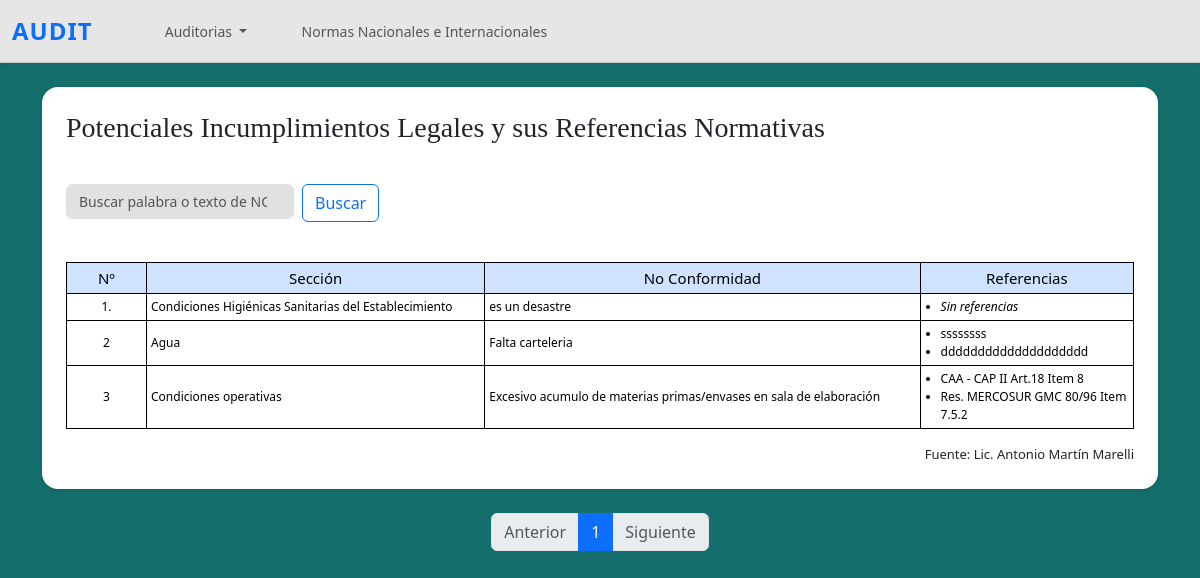
The page /nc/lista/ on the database as committed earlier.
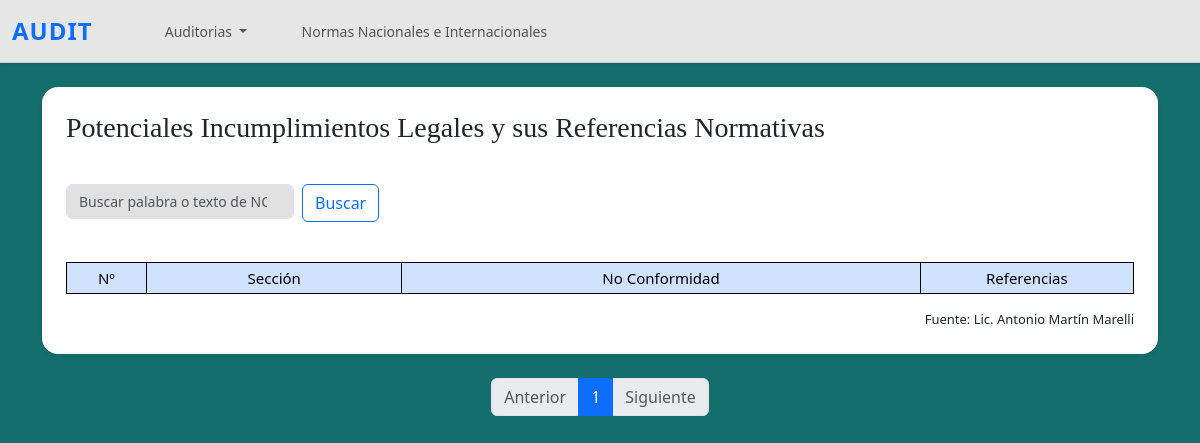
The same page on the database as committed later.
### questions/models.py (models this page shows, shortened)
class NoConformidades(models.Model):
    numero = models.CharField(max_length=10)
    seccion = models.TextField(max_length=100, blank=True, null=True)
    nc = models.TextField(max_length=255, blank=True, null=True)

class Ref_noconformidades(models.Model):
    nc_lista = models.ForeignKey(NoConformidades, related_name='ref_noconformidades', on_delete=models.CASCADE)
    texto = models.CharField(max_length=255)

### questions/views.py (the view)
# urls.py: path('nc/lista/', lista_nc, name='lista_nc'),
def lista_nc(request):
    query = request.GET.get('q', '')
    if query:
        nc_lista = NoConformidades.objects.filter(Q(seccion__icontains=query) | Q(nc__icontains=query)).prefetch_related('ref_noconformidades')
    else:
        nc_lista = NoConformidades.objects.all().prefetch_related('ref_noconformidades')
    paginator = Paginator(nc_lista, 5)  # 5 registros por página
    page_number = request.GET.get('page')
    page_obj = paginator.get_page(page_number)
    context = {
        'page_obj': page_obj,
        'query': query,  # Para mantener el texto buscado en el input
    }
    return render(request, 'questions/lista_nc.html', context)

### questions/templates/questions/lista_nc.html (shortened to what this page needs)
{% extends 'questions/base.html' %}
{% load static %}
{% block content %}
<div style="background-color: #146e6c; min-height: 100vh;">
<div class="container py-4">
    <div class="bg-white p-4 rounded-4 shadow-sm">
        <div class="d-flex flex-wrap justify-content-between align-items-center mb-4">
            <h3 class="card-title text-center mb-4" style="font-family: 'Times New Roman', Times, serif;">
                Potenciales Incumplimientos Legales y sus Referencias Normativas
            </h3>
            <br>
            <form method="get" class="d-flex mb-3" role="search" style="margin-top: 15px;">
              <input class="form-control me-2" type="search" placeholder="Buscar palabra o texto de NC." aria-label="Buscar" name="q" value="{{ query }}">
              <button class="btn btn-outline-primary" type="submit">Buscar</button>
            </form>
        </div>
        <div class="table-responsive">
            <table class="table table-bordered table-hover align-middle table-sm small">
                <thead class="table-primary text-center">
                    <tr>
                        <th style="width: 80px;">Nº</th>
                        <th>Sección</th>
                        <th>No Conformidad</th>
                        <th style="width: 20%">Referencias</th>
                    </tr>
                </thead>
                <tbody>
                    {% for nc in page_obj %}
                    <tr>
                        <td class="text-center">{{ nc.numero }}</td>
                        <td>{{ nc.seccion }}</td>
                        <td>{{ nc.nc }}</td>
                        <td>
                          <ul class="mb-0 ps-3">
                              {% for ref in nc.ref_noconformidades.all %}
                                  <li>{{ ref.texto }}</li>
                              {% empty %}
                                  <li><em>Sin referencias</em></li>
                              {% endfor %}
                          </ul>
                      </td>
                    </tr>
                    {% endfor %}
                </tbody>
            </table>
        </div>
        <div style="font-size: 13px; text-align: right;">
          Fuente: Lic. Antonio Martín Marelli
        </div>
    </div>
</div>
<nav aria-label="Page navigation">
  <ul class="pagination justify-content-center">
    {% if page_obj.has_previous %}
      <li class="page-item">
        <a class="page-link" href="?q={{ query }}&page={{ page_obj.previous_page_number }}">Anterior</a>
      </li>
    {% else %}
      <li class="page-item disabled">
        <span class="page-link">Anterior</span>
      </li>
    {% endif %}
    {% for num in page_obj.paginator.page_range %}
      {% if page_obj.number == num %}
        <li class="page-item active">
          <span class="page-link">{{ num }}</span>
        </li>
      {% else %}
        <li class="page-item">
          <a class="page-link" href="?q={{ query }}&page={{ num }}">{{ num }}</a>
        </li>
      {% endif %}
    {% endfor %}
    {% if page_obj.has_next %}
      <li class="page-item">
        <a class="page-link" href="?q={{ query }}&page={{ page_obj.next_page_number }}">Siguiente</a>
      </li>
    {% else %}
      <li class="page-item disabled">
        <span class="page-link">Siguiente</span>
      </li>
    {% endif %}
  </ul>
</nav>
</div>
{% endblock %}

Rows that differ between the two databases and show on the page:
removed NoConformidades: numero "1.", seccion "Condiciones Higiénicas Sanitarias del Establecimiento", nc "es un desastre"
removed NoConformidades: numero "2", seccion "Agua", nc "Falta carteleria"
removed Ref_noconformidades: texto "ssssssss", shown under "2"
removed Ref_noconformidades: texto "dddddddddddddddddddd", shown under "2"
removed NoConformidades: numero "3", seccion "Condiciones operativas", nc "Excesivo acumulo de materias primas/envases en sala de elaboración"
removed Ref_noconformidades: texto "CAA - CAP II Art.18 Item 8", shown under "3"
removed Ref_noconformidades: texto "Res. MERCOSUR GMC 80/96 Item 7.5.2", shown under "3"
